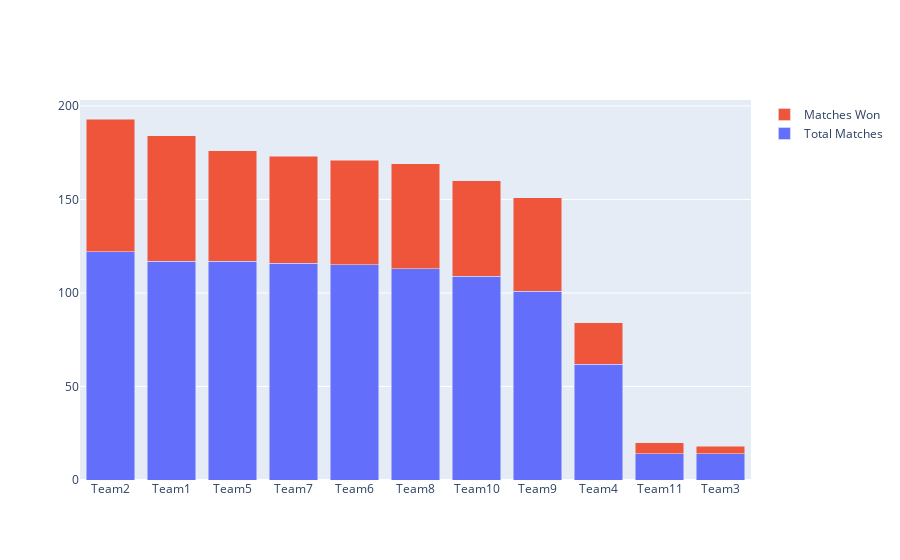

The notebook cell this image was saved under:
### Code cell
matches_played_byteams=pd.concat([TRM['team1'],TRM['team2']])
matches_played_byteams=matches_played_byteams.value_counts().reset_index()
matches_played_byteams.columns=['Team','Total Matches']
matches_played_byteams['wins']=TRM['winner'].value_counts().reset_index()['winner']
matches_played_byteams.set_index('Team',inplace=True)

trace1 = go.Bar(
    x=matches_played_byteams.index,
    y=matches_played_byteams['Total Matches'],
    name='Total Matches'
)
trace2 = go.Bar(
    x=matches_played_byteams.index,
    y=matches_played_byteams['wins'],
    name='Matches Won'
)

data = [trace1, trace2]
layout = go.Layout(
    barmode='stack'
)

fig = go.Figure(data=data, layout=layout)
py.iplot(fig, filename='stacked-bar')

### Figure 1 — Plotly figure (JSON) as saved in the notebook; plotly's stock layout.template omitted (floating-point values rounded to 4 significant figures)
{"data": [{"name": "Total Matches", "type": "bar", "x": ["Team2", "Team1", "Team5", "Team7", "Team6", "Team8", "Team10", "Team9", "Team4", "Team11", "Team3"], "y": [122, 117, 117, 116, 115, 113, 109, 101, 62, 14, 14]}, {"name": "Matches Won", "type": "bar", "x": ["Team2", "Team1", "Team5", "Team7", "Team6", "Team8", "Team10", "Team9", "Team4", "Team11", "Team3"], "y": [71, 67, 59, 57, 56, 56, 51, 50, 22, 6, 4]}], "layout": {"barmode": "stack"}}
